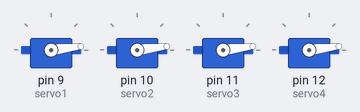
This sketch was run on a simulated Arduino Uno, built with avr-gcc and run on an emulated ATmega328P. On the bench: 4 × servo. At 3.8 s the program stops and its outputs stay as they are.

Above: at 0.05 s.
At 0.45 s:
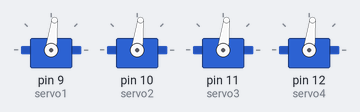
At 0.9 s:
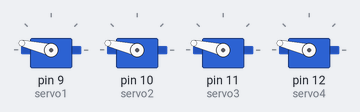
At 1.1 s:
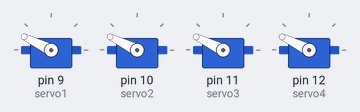
At 1.35 s:
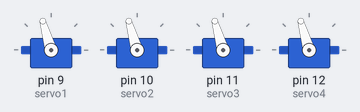
At 1.8 s:
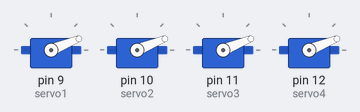
Timing chart, 0 to 4.4 s (numbered marks = the images above):
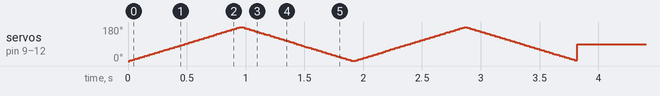

The sketch:

4Servo.ino
```cpp
#include <Servo.h>

Servo servo1;
Servo servo2;
Servo servo3;
Servo servo4;

unsigned long startTime;

void setup() {
  servo1.attach(9);
  servo2.attach(10);
  servo3.attach(11);
  servo4.attach(12);

  startTime = millis();  // Start timer
}

void loop() {
  unsigned long currentTime = millis();

  // Run sweep for 2 seconds
  if (currentTime - startTime <= 2000) {
    for (int pos = 0; pos <= 180; pos += 1) {
      servo1.write(pos);
      servo2.write(pos);
      servo3.write(pos);
      servo4.write(pos);
      delay(5);
    }
    for (int pos = 180; pos >= 0; pos -= 1) {
      servo1.write(pos);
      servo2.write(pos);
      servo3.write(pos);
      servo4.write(pos);
      delay(5);
    }
  } else {
    // Hold all at 90 degrees
    servo1.write(90);
    servo2.write(90);
    servo3.write(90);
    servo4.write(90);
    while (true);  // Freeze position
  }
}
```
